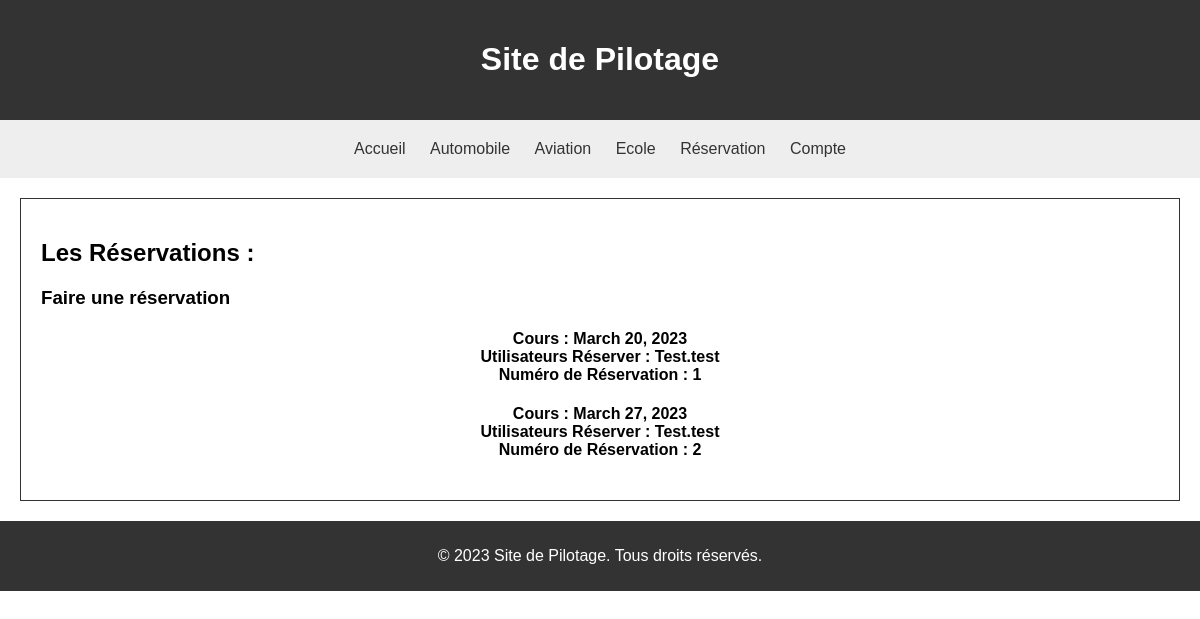
Page /reservation/ on the committed database.
### src/models.py (models this page shows, shortened)
class Reservation(models.Model):
    id_reservation = models.IntegerField(primary_key=True)
    cours = models.ForeignKey(CoursPilotage, on_delete=models.CASCADE)
    user = models.ForeignKey(User, on_delete=models.CASCADE)
    date_reservation = models.DateField()
    heure_deb_reservation = models.DateTimeField()
    heure_fin_reservation = models.DateTimeField()

class User(models.Model):
    id_user = models.IntegerField(primary_key=True)
    nom_user = models.CharField(max_length=200)
    prenom_user = models.CharField(max_length=300)
    login_user = models.CharField(max_length=400)
    password_user = models.CharField(max_length=300)
    def __str__(self):
        return self.login_user

### src/views.py (the view)
# urls.py: path('reservation/',views.reservation_index, name='reservation_index'),
def reservation_index(request):
    reservations = Reservation.objects.all()
    data = {'reservations':reservations}
    return render(request, 'reservation/index.html', data)

### src/templates/reservation/index.html (shortened to what this page needs)
{% extends 'block/base.html' %}
{% block corp %}
    <section>
    <h2>Les Réservations :</h2>
    <h3><a href="#" style="text-decoration: none; color: black">Faire une réservation</a></h3>
    {% for reservation in reservations %}
        <h4>
            <a href="../reservation/{{ reservation.id_reservation }}">
                Cours : {{ reservation.date_reservation }}<br/>
                Utilisateurs Réserver : {{ reservation.user }}<br/>
                Numéro de Réservation : {{ reservation.id_reservation }}<br/>
            </a>
        </h4>
    {% endfor %}
    </section>
{% endblock %}

### public/css/style.css (style rules this page uses)
body { font-family: Arial, sans-serif; margin: 0; padding: 0; }
section { margin: 20px; padding: 20px; background-color: #fff; border: 1px solid #333; }
section h2 { text-align: left; }
section h3 { text-align: left; }
section h4 { text-align: center; }
section h4 a { text-decoration: none; color: black; transition: font-size 1s ease; }

### rows in the picture
Reservation: date_reservation "March 20, 2023", user "Test.test", id_reservation "1"
Reservation: date_reservation "March 27, 2023", user "Test.test", id_reservation "2"
